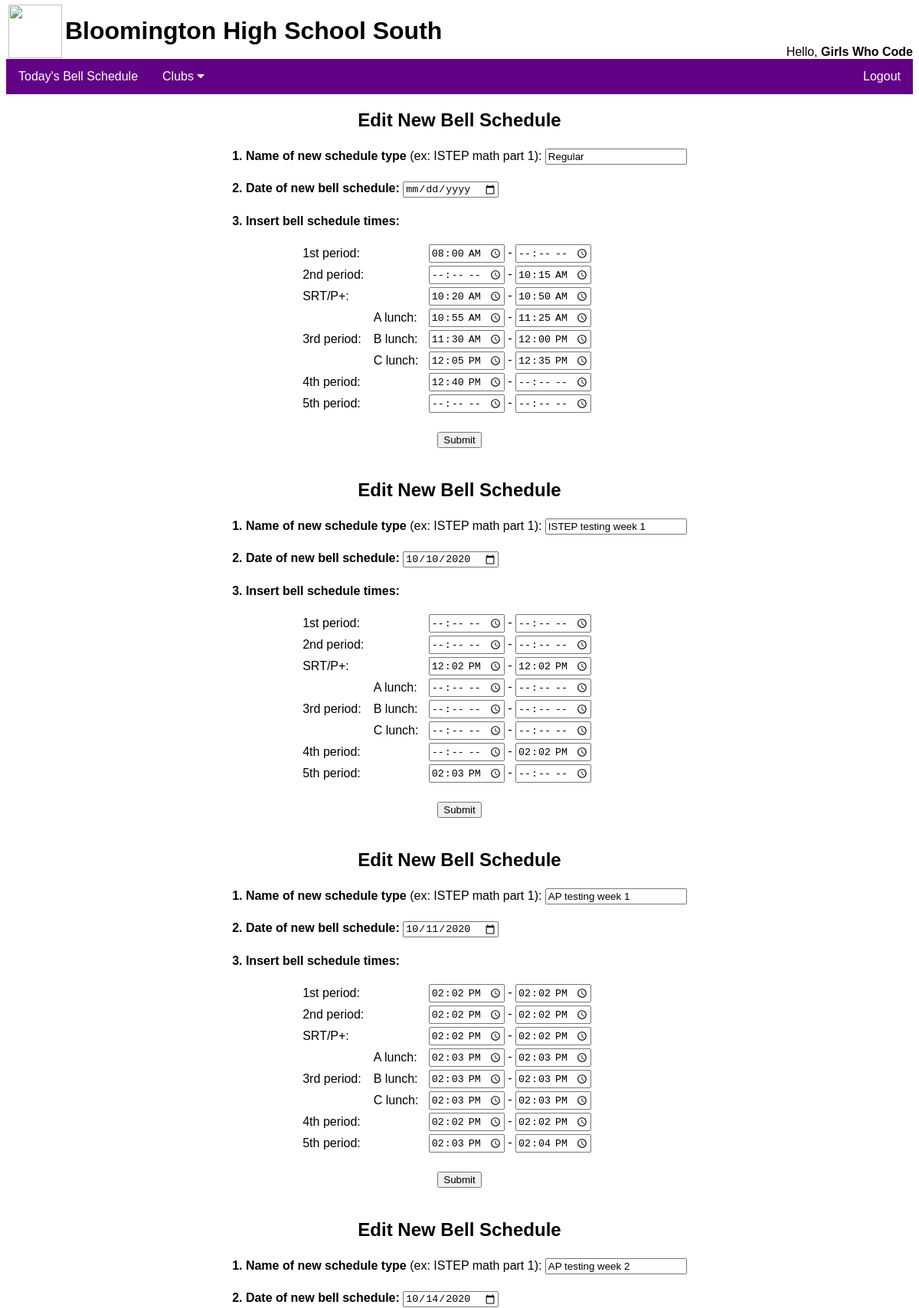
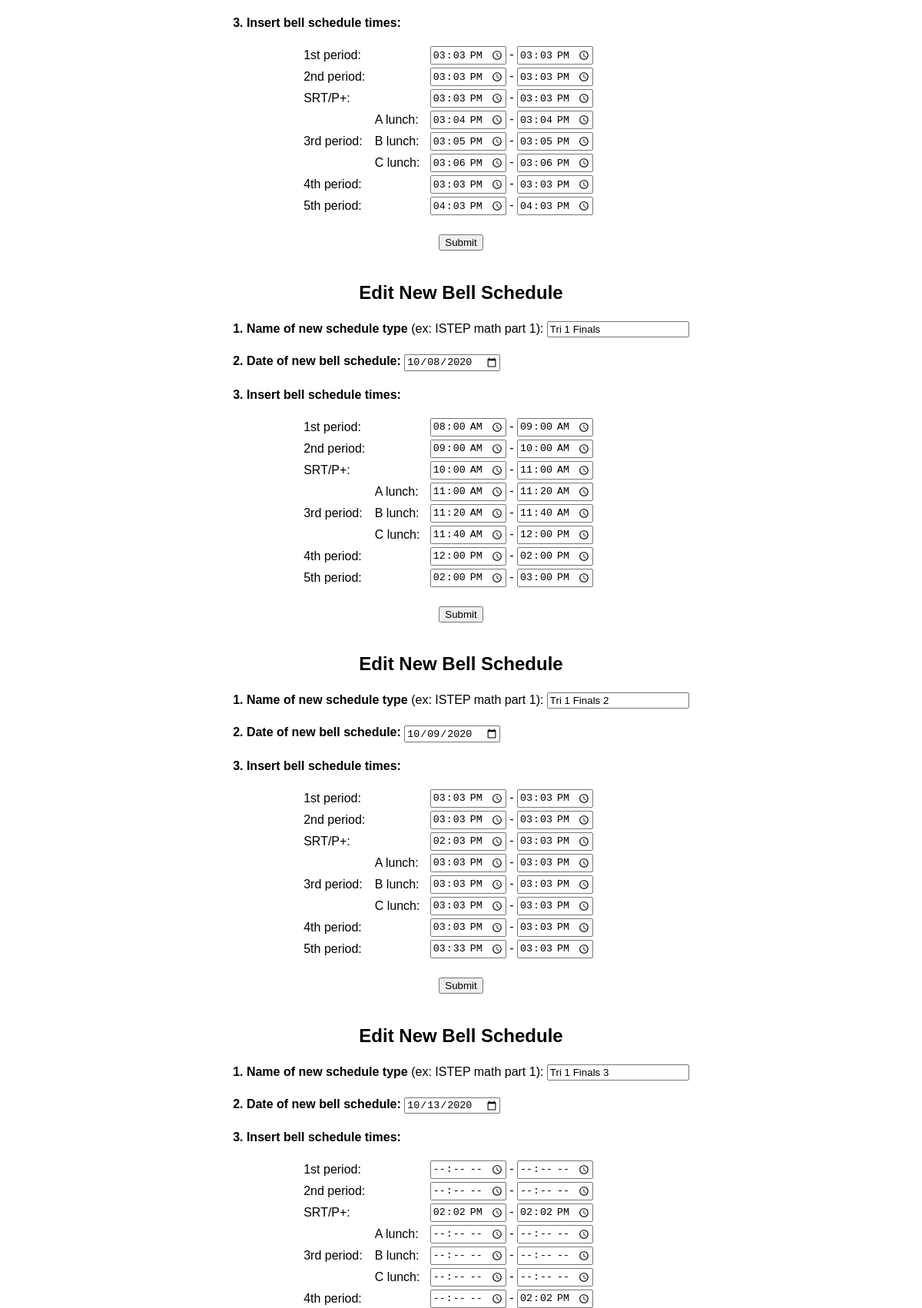
The app's page /editnewschedule.php (signed in, upper part) with its own data (2 pictures, top to bottom).
### tables this page shows
CREATE TABLE `schedulechange` (
  `id` int(6) NOT NULL AUTO_INCREMENT,
  `schedule_type` varchar(30) NOT NULL,
  `newscheduledate` varchar(30) NOT NULL,
  `1periodstart` varchar(30) NOT NULL,
  `1periodstop` varchar(30) NOT NULL,
  `2periodstart` varchar(30) NOT NULL,
  `2periodstop` varchar(30) NOT NULL,
  `srtperiodstart` varchar(30) NOT NULL,
  `srtperiodstop` varchar(30) NOT NULL,
  `3periodstart` varchar(30) DEFAULT NULL,
  `3periodstop` varchar(30) DEFAULT NULL,
  `Alunchperiodstart` varchar(30) NOT NULL,
  `Alunchperiodstop` varchar(30) NOT NULL,
  `Blunchperiodstart` varchar(30) NOT NULL,
  `Blunchperiodstop` varchar(30) NOT NULL,
  `Clunchperiodstart` varchar(30) NOT NULL,
  `Clunchperiodstop` varchar(30) NOT NULL,
  `4periodstart` varchar(30) NOT NULL,
  `4periodstop` varchar(30) NOT NULL,
  `5periodstart` varchar(30) NOT NULL,
  `5periodstop` varchar(30) NOT NULL,
  PRIMARY KEY (`id`)
);

### editnewschedule.php (the view, shortened to what this page needs)
<?php
include("includes/header.inc");
?>
<?php
$query = "SELECT * FROM schedulechange";
$result = mysqli_query($dbconnector, $query);
if (mysqli_num_rows($result) > 0) {
  while ($row = mysqli_fetch_assoc($result)) {
    echo "
    <h2 align=center>Edit New Bell Schedule</h2>
<form action = \"handlersubmitnewschedule.php\" method=\"POST\">
<table align=center>
<tr><td><b>1. Name of new schedule type</b> (ex: ISTEP math part 1):
<input type = \"text\" name = \"schedule_type\" value=\"{$row['schedule_type']}\" /><br><br></td></tr>
<tr><td><b>2. Date of new bell schedule:</b>
<input type = \"date\" name = \"newscheduledate\" value=\"{$row['newscheduledate']}\" /><br><br></td></tr>
<tr><td><b>3. Insert bell schedule times:</b><br><br>
<table align=center width=70%>
<tr><td colspan=2>1st period:</td><td>
<input type = \"time\" name = \"1periodstart\" value=\"{$row['1periodstart']}\" /> - <input type = \"time\" name = \"1periodstop\" value=\"{$row['1periodstop']}\" /><br></td></tr>
<tr><td colspan=2>2nd period:</td><td>
<input type = \"time\" name = \"2periodstart\" value=\"{$row['2periodstart']}\" /> - <input type = \"time\" name = \"2periodstop\" value=\"{$row['2periodstop']}\" /><br></td></tr>
<tr><td colspan=2>SRT/P+:</td><td>
<input type = \"time\" name = \"srtperiodstart\" value=\"{$row['srtperiodstart']}\" /> - <input type = \"time\" name = \"srtperiodstop\" value=\"{$row['srtperiodstop']}\" /><br></td></tr>
<tr><td rowspan=3>3rd period:</td>
<td>A lunch:</td><td>
<input type = \"time\" name = \"Alunchperiodstart\" value=\"{$row['Alunchperiodstart']}\" /> - <input type = \"time\" name = \"Alunchperiodstop\" value=\"{$row['Alunchperiodstop']}\" /><br></td></tr>
<tr><td>B lunch:</td><td>
<input type = \"time\" name = \"Blunchperiodstart\" value=\"{$row['Blunchperiodstart']}\" /> - <input type = \"time\" name = \"Blunchperiodstop\" value=\"{$row['Blunchperiodstop']}\" /><br></td></tr>
<tr><td>C lunch:</td><td>
<input type = \"time\" name = \"Clunchperiodstart\" value=\"{$row['Clunchperiodstart']}\" /> - <input type = \"time\" name = \"Clunchperiodstop\" value=\"{$row['Clunchperiodstop']}\" /><br></td></tr>
<tr><td colspan=2>4th period:</td><td>
<input type = \"time\" name = \"4periodstart\" value=\"{$row['4periodstart']}\" /> - <input type = \"time\" name = \"4periodstop\" value=\"{$row['4periodstop']}\" /><br></td></tr>
<tr><td colspan=2>5th period:</td><td>
<input type = \"time\" name = \"5periodstart\" value=\"{$row['5periodstart']}\" /> - <input type = \"time\" name = \"5periodstop\" value=\"{$row['5periodstop']}\" /><br></td></tr>
</table>
</td>
</tr>
<input type = \"hidden\" name=\"id\" value = \"{$row['id']}\" />
<tr><td><br><div style=\"text-align:center\"><input type = \"submit\" value = \"Submit\"><br><br></div></td>
</table>
    </form>";
  }
}
?>
<?php
include("includes/footer.inc");
?>

### includes/common.inc (style rules this page uses)
h2 { font-family: Arial, Helvetica, sans-serif; }
body { font-family: Arial, Helvetica, sans-serif; }

### records on screen
schedulechange: schedule_type "Regular", 1periodstart "08:00", 2periodstop "10:15", srtperiodstart "10:20", srtperiodstop "10:50", Alunchperiodstart "10:55", Alunchperiodstop "11:25", Blunchperiodstart "11:30", Blunchperiodstop "12:00", Clunchperiodstart "12:05", Clunchperiodstop "12:35", 4periodstart "12:40"
schedulechange: schedule_type "ISTEP testing week 1", newscheduledate "10/10/2020", srtperiodstart "12:02", srtperiodstop "12:02", 4periodstop "14:02", 5periodstart "14:03"
schedulechange: schedule_type "AP testing week 1", newscheduledate "10/11/2020", 1periodstart "14:02", 1periodstop "14:02", 2periodstart "14:02", 2periodstop "14:02", srtperiodstart "14:02", srtperiodstop "14:02", Alunchperiodstart "14:03", Alunchperiodstop "14:03", Blunchperiodstart "14:03", Blunchperiodstop "14:03", Clunchperiodstart "14:03", Clunchperiodstop "14:03", 4periodstart "14:02", 4periodstop "14:02", 5periodstart "14:03", 5periodstop "14:04"
schedulechange: schedule_type "AP testing week 2", newscheduledate "10/14/2020", 1periodstart "15:03", 1periodstop "15:03", 2periodstart "15:03", 2periodstop "15:03", srtperiodstart "15:03", srtperiodstop "15:03", Alunchperiodstart "15:04", Alunchperiodstop "15:04", Blunchperiodstart "15:05", Blunchperiodstop "15:05", Clunchperiodstart "15:06", Clunchperiodstop "15:06", 4periodstart "15:03", 4periodstop "15:03", 5periodstart "16:03", 5periodstop "16:03"
schedulechange: schedule_type "Tri 1 Finals", newscheduledate "10/08/2020", 1periodstart "08:00", 1periodstop "09:00", 2periodstart "09:00", 2periodstop "10:00", srtperiodstart "10:00", srtperiodstop "11:00", Alunchperiodstart "11:00", Alunchperiodstop "11:20", Blunchperiodstart "11:20", Blunchperiodstop "11:40", Clunchperiodstart "11:40", Clunchperiodstop "12:00", 4periodstart "12:00", 4periodstop "14:00", 5periodstart "14:00", 5periodstop "15:00"
schedulechange: schedule_type "Tri 1 Finals 2", newscheduledate "10/09/2020", 1periodstart "15:03", 1periodstop "15:03", 2periodstart "15:03", 2periodstop "15:03", srtperiodstart "14:03", srtperiodstop "15:03", Alunchperiodstart "15:03", Alunchperiodstop "15:03", Blunchperiodstart "15:03", Blunchperiodstop "15:03", Clunchperiodstart "15:03", Clunchperiodstop "15:03", 4periodstart "15:03", 4periodstop "15:03", 5periodstart "15:33", 5periodstop "15:03"
schedulechange: schedule_type "Tri 1 Finals 3", newscheduledate "10/13/2020", srtperiodstart "14:02", srtperiodstop "14:02", 4periodstop "14:02"

### other values on screen
$_SESSION['club-name'] "Girls Who Code"
